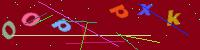
#> input picture recaptcha/images/test/00pjpxk.jpg, 200 x 50 px; its folder holds only this picture in this run
$ python test_preprocess.py
#> lines starting #> are read from the running program, lines starting #| are printed output that depends on the picture
import os
import json

import numpy as np
from PIL import Image

image_dirs = ["images/test/"]

pictures = []
# ch_index = {}
labels = []

index = 0
image_no = 0
for img_dir in image_dirs:
    for pic in os.listdir(img_dir):
        # suffix_index = pic.find(".")
        # cur_pic_label = pic[0:suffix_index]
        pic_label = pic.split(".")[0]
        labels.append(pic_label)
        img = Image.open(img_dir + pic)
#> img is the input picture: PIL image 200x50 RGB; mean R, G, B 138, 17.9, 34.6
        # all convert to Height = 60, width=250, channel = 3
        img = img.resize((250, 60), Image.BILINEAR)
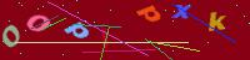
#> img: PIL image 250x60 RGB; mean R, G, B 138.1, 18.1, 34.8
        # images to vectors
        img = np.array(img)
        # print(img)
        pictures.append(np.rollaxis(img, 2, 0))
        image_no += 1
        if image_no % 1000 == 0:
            print(image_no)

print("save pictures")

with open("pic_test", "wb") as inp:
    np.save(inp, pictures)

#> (the run stopped early here; a loop or call above may not have finished)
